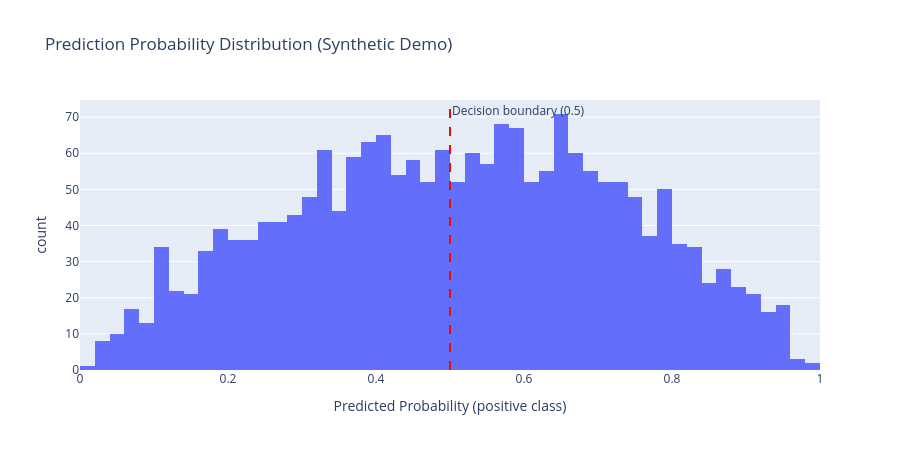

Notebook cell for this chart:
### Markdown cell above
## 4. Prediction Probability Distribution

Histogram of model prediction probabilities from a walk-forward backtest. Values near 0 or 1 indicate high confidence; values near 0.5 indicate uncertainty.

### Code cell
try:
    forecaster_bt = PriceForecaster(model_mode="v1_direction")
    bt_start = end_date - timedelta(days=730)
    bt_results = forecaster_bt.backtest(
        ticker=ticker,
        start_date=bt_start,
        end_date=end_date,
        train_window=500,
        retrain_interval=63,
    )
    forecaster_bt.close()

    if not bt_results.empty:
        fig = px.histogram(
            bt_results, x="probability", nbins=50,
            title="Prediction Probability Distribution",
            labels={"probability": "Predicted Probability (positive class)"},
            color_discrete_sequence=["#636EFA"],
        )
        fig.add_vline(x=0.5, line_dash="dash", line_color="red", annotation_text="Decision boundary (0.5)")
        fig.update_layout(height=450)
        fig.show()
        print(f"Backtest rows: {len(bt_results)}")
        print(f"Mean probability: {bt_results['probability'].mean():.4f}")
    else:
        raise ValueError("Empty backtest results")
except Exception as e:
    print(f"Backtest error: {e}")
    print("\nGenerating synthetic probability distribution for demo...")
    np.random.seed(42)
    synthetic_proba = np.clip(np.random.beta(2, 2, size=2000), 0.01, 0.99)
    fig = px.histogram(
        x=synthetic_proba, nbins=50,
        title="Prediction Probability Distribution (Synthetic Demo)",
        labels={"x": "Predicted Probability (positive class)"},
        color_discrete_sequence=["#636EFA"],
    )
    fig.add_vline(x=0.5, line_dash="dash", line_color="red", annotation_text="Decision boundary (0.5)")
    fig.update_layout(height=450)
    fig.show()

### Figure 1 — Plotly figure (JSON) as saved in the notebook; plotly's stock layout.template omitted (floating-point values rounded to 4 significant figures; data arrays with more than 128 entries replaced by an {"elided": "..."} marker saying what was removed)
{"data": [{"bingroup": "x", "hovertemplate": "Predicted Probability (positive class)=%{x}<br>count=%{y}<extra></extra>", "legendgroup": "", "marker": {"color": "#636EFA", "pattern": {"shape": ""}}, "name": "", "nbinsx": 50, "orientation": "v", "showlegend": false, "type": "histogram", "x": {"elided": "2000 float values"}, "xaxis": "x", "yaxis": "y"}], "layout": {"annotations": [{"showarrow": false, "text": "Decision boundary (0.5)", "x": 0.5, "xanchor": "left", "xref": "x", "y": 1, "yanchor": "top", "yref": "y domain"}], "barmode": "relative", "height": 450, "legend": {"tracegroupgap": 0}, "shapes": [{"line": {"color": "red", "dash": "dash"}, "type": "line", "x0": 0.5, "x1": 0.5, "xref": "x", "y0": 0, "y1": 1, "yref": "y domain"}], "title": {"text": "Prediction Probability Distribution (Synthetic Demo)"}, "xaxis": {"anchor": "y", "domain": [0.0, 1.0], "title": {"text": "Predicted Probability (positive class)"}}, "yaxis": {"anchor": "x", "domain": [0.0, 1.0], "title": {"text": "count"}}}}
